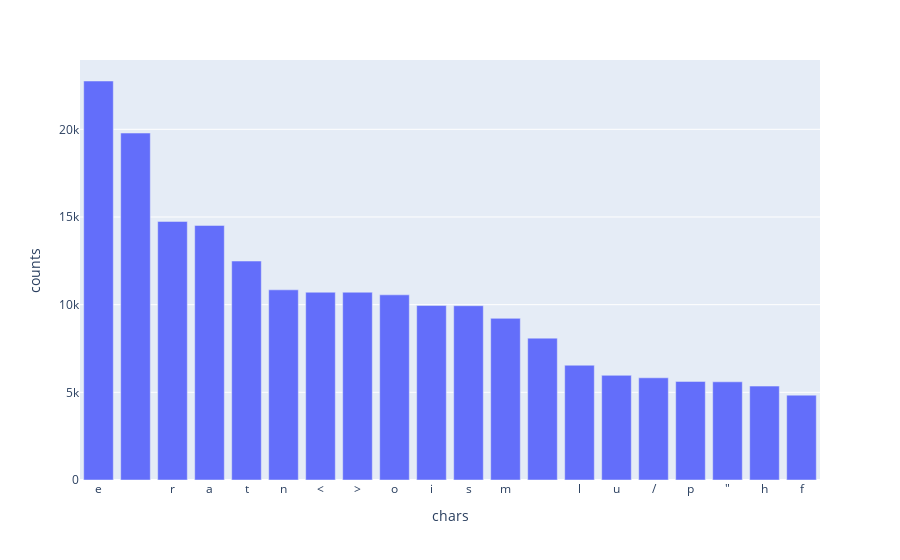

The notebook cell this image was saved under:
### Code cell
list_chars = []
for id,row in dict_dfs['df_doc_info'].iterrows():
    for c in row['raw_data']:
        list_chars.append(c)
        
df_counts = pd.DataFrame({'chars':pd.value_counts(list_chars).index.tolist(),'counts':pd.value_counts(list_chars).tolist()})
df_counts = df_counts.sort_values(by='counts',ascending=False)

import plotly.express as px
fig = px.bar(df_counts.head(20), x='chars', y='counts')
fig.show()

### Figure 1 — Plotly figure (JSON) as saved in the notebook; plotly's stock layout.template omitted (floating-point values rounded to 4 significant figures)
{"data": [{"alignmentgroup": "True", "hovertemplate": "chars=%{x}<br>counts=%{y}<extra></extra>", "legendgroup": "", "marker": {"color": "#636efa", "pattern": {"shape": ""}}, "name": "", "offsetgroup": "", "orientation": "v", "showlegend": false, "textposition": "auto", "type": "bar", "x": ["e", " ", "r", "a", "t", "n", "<", ">", "o", "i", "s", "m", "\t", "l", "u", "/", "p", "\"", "h", "f"], "xaxis": "x", "y": [22756, 19787, 14747, 14519, 12488, 10846, 10709, 10709, 10561, 9951, 9940, 9218, 8091, 6546, 5969, 5828, 5623, 5600, 5356, 4839], "yaxis": "y"}], "layout": {"barmode": "relative", "legend": {"tracegroupgap": 0}, "margin": {"t": 60}, "xaxis": {"anchor": "y", "domain": [0, 1], "title": {"text": "chars"}}, "yaxis": {"anchor": "x", "domain": [0, 1], "title": {"text": "counts"}}}}
